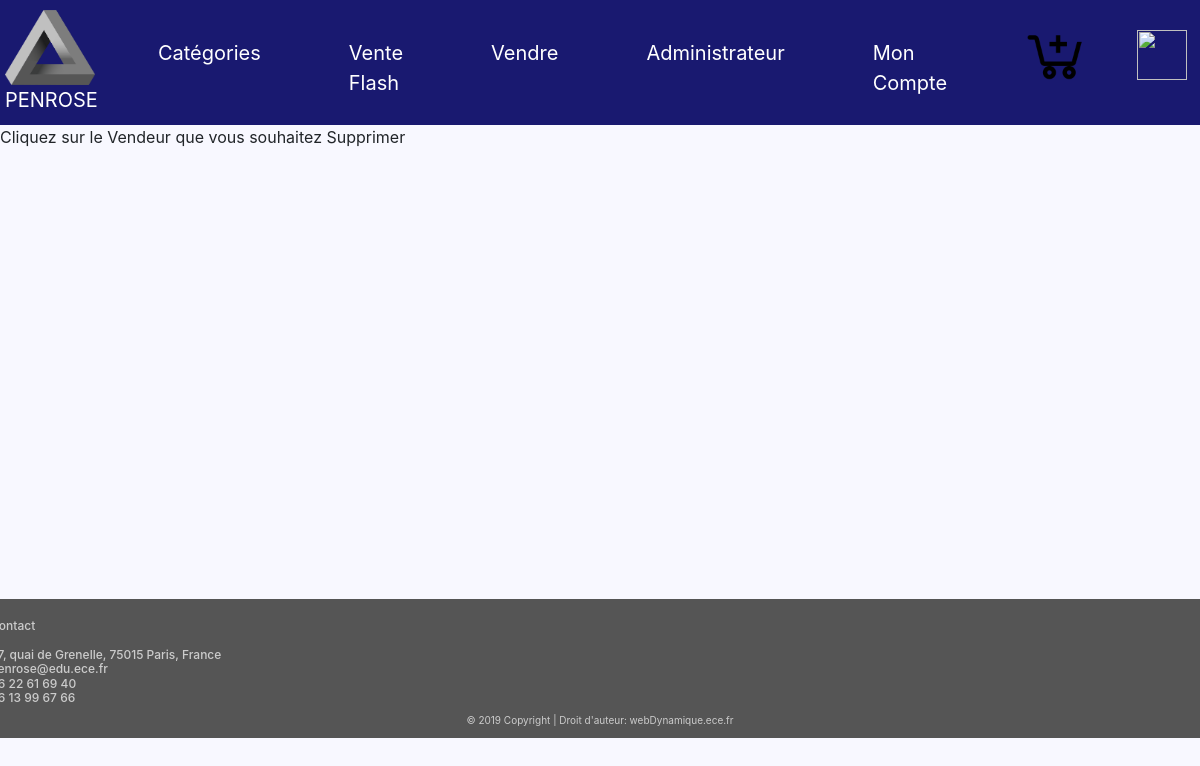
The app's page /Rvendeur.php, older data.
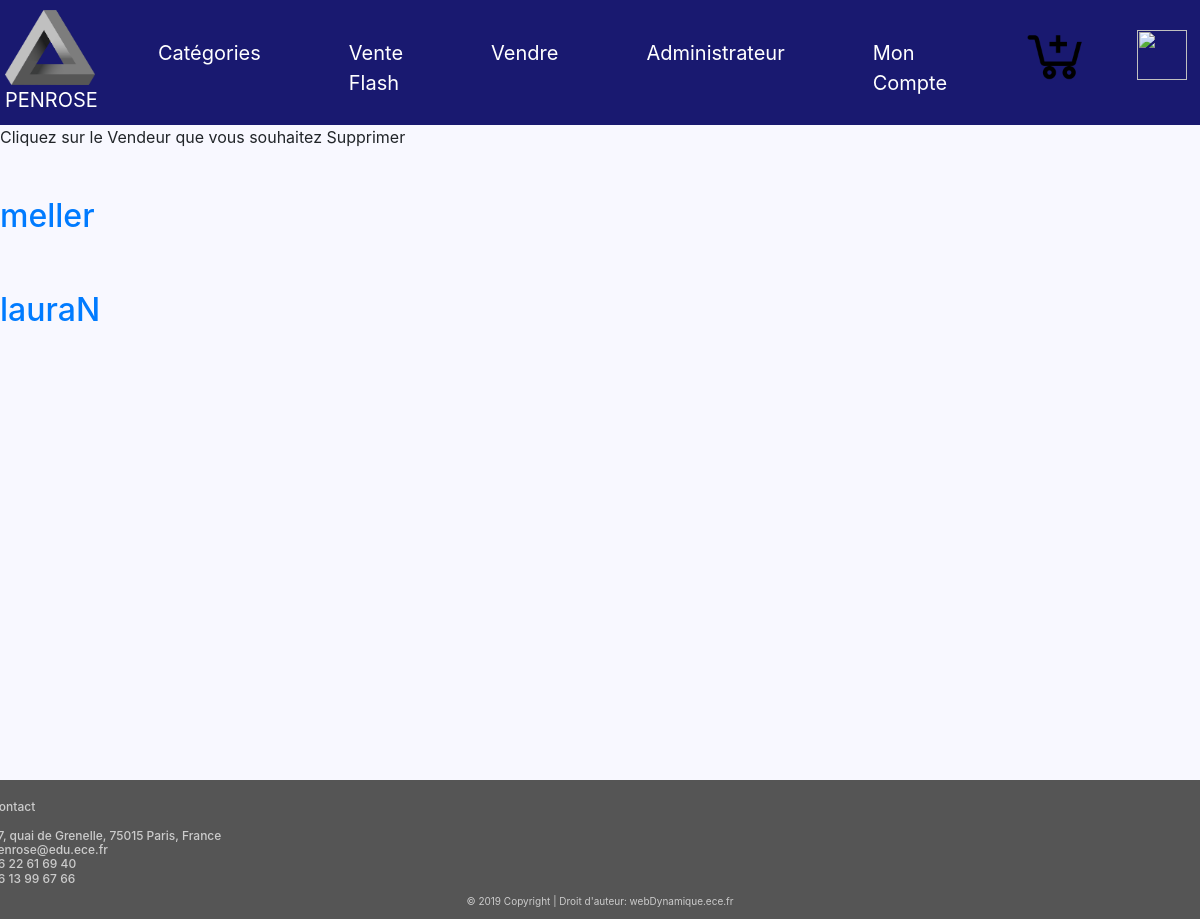
The same page, newer data.
### tables this page shows
CREATE TABLE IF NOT EXISTS `vendeur` (
  `id` int(11) NOT NULL AUTO_INCREMENT,
  `nom` varchar(255) NOT NULL,
  `mail` varchar(255) NOT NULL,
  `pseudo` varchar(255) NOT NULL,
  `fond` varchar(250) NOT NULL,
  `photo` varchar(250) NOT NULL,
  PRIMARY KEY (`id`)
);

### Rvendeur.php (the view, shortened to what this page needs)
<!DOCTYPE html>
<html>
<head>
<link rel="stylesheet"
href="https://stackpath.bootstrapcdn.com/bootstrap/4.1.3/css/bootstrap.min.css">
<link rel="stylesheet" type="text/css" href="styles.css">
</head>
<body>
<nav class="navbar navbar-expand-md">
<a class="navbar-brand" href="https://sites.google.com/site/tpe44lesillusionsoptiques/info-presse-classeur/le-triangle-de-penrose"><img class="logo" src="logo.png" height='75' width='90'/><br>	PENROSE</a>
<div class="collapse navbar-collapse" id="main-navigation">
<ul class="navbar-nav">
<li class="nav-item"><a class="nav-link"
href="Categorie.php">Catégories</a></li>
<li class="nav-item"><a class="nav-link" href="Venteflash.php">Vente Flash</a></li>
<li class="nav-item"><a class="nav-link"
href="verif_vendeur.php">Vendre</a></li>
<li class="nav-item"><a class="nav-link"
href="verif_admi.php">Administrateur</a></li>
<li class="nav-item"><a class="nav-link"
href="verif_acheteur.php">Mon Compte</a></li>
<a class="navbar-brand" href="Panier.php"><img class="panier" src="panier.png" height='70' width='70'> </a>
<a class="navbar-brand" href="logout.php"><img class="deco" src="Deco.png" height='50' width='50'> </a>
</ul>
</div>
</nav>
<div>  Cliquez sur le Vendeur que vous souhaitez Supprimer <br>
	<?php
		$database = "ece_amazon";
		$db_handle = mysqli_connect('localhost', 'root', 'root');
		$db_found = mysqli_select_db($db_handle, $database);
		if ($db_found)
		{
			$sql = "SELECT * FROM vendeur";
			$result = mysqli_query($db_handle, $sql);
			while($data = mysqli_fetch_assoc($result))
			{
				?>
				<br><br>
				<div class="texte-2">
					<a href="?show=<?php echo $data["nom"];?>"><h2><?php echo $data["nom"];?></h2></a>
				</div>
				<?php
			}
		}
		else {echo "Database not found";}
	?>
</div>
<footer class="page-footer3">
<div class="container">
<div class="row">
<div class="col-lg-8 col-md-8 col-sm-12">
</div>
<h4 class="contact">Contact<br> <br>
37, quai de Grenelle, 75015 Paris, France <br>
penrose@edu.ece.fr <br>
06 22 61 69 40 <br>
06 13 99 67 66
</h4>
</div>
</div>
<div class="copyright">&copy; 2019 Copyright | Droit
d'auteur: webDynamique.ece.fr </div>
</footer>
</body>
</html>

### styles.css (style rules this page uses)
body { padding: 0px; margin: 0px; background: #F8F8FF; }
.navbar { background:#191970; padding: 5px; font-size: 20px; }
.logo { margin-right:0px; }
.panier { margin-left:30px; margin-top:-5px; }
.deco { margin-left:30px; margin-top:5px; }
.nav-link, .navbar-brand { color: #fff; cursor: pointer; }
.nav-link { margin-left: 1.8em !important; margin-right: 1.8em; margin-top: 0.5em !important; }
.navbar-collapse { justify-content: flex-end; }
.page-footer3 { background-color: #555; color: #ccc; padding: 20px; padding-bottom: 10px; margin-top: 450px; }
.contact { font-size: 12px; margin-left: -800px; }
.copyright { font-size:10px; text-align: center; }

Row changes from the older to the newer data that the page shows:
added vendeur: nom "meller"
added vendeur: nom "lauraN"
